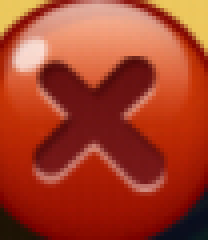
#> input picture assets/resource/image/mobile_ads/奖励弹窗_关闭.png, 52 x 60 px (shown 4 times larger)
$ python star_detector_probe.py '../assets/resource/image/mobile_ads/奖励弹窗_关闭.png'
#> lines starting #> are read from the running program, lines starting #| are printed output that depends on the picture; after the words box and inside, x2 and y2 are one past the last pixel; in counts of white or black regions, pixels touching at a corner belong together
import sys

import cv2
import numpy as np


def boxes(path):
    image = cv2.imread(path)
#> image is the input picture: shape (60, 52, 3); mean B, G, R 39.4, 62.8, 166.2
    hsv = cv2.cvtColor(image, cv2.COLOR_BGR2HSV)
#> hsv: shape (60, 52, 3); mean H, S, V 13.8, 202.4, 166.6
    mask = cv2.inRange(hsv, (12, 40, 165), (38, 195, 255))
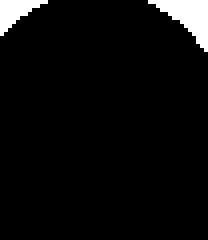
#> mask: shape (60, 52) (shown 4 times larger); 4.6% white; 2 white regions, box (x1, y1, x2, y2) and area: (37, 0, 52, 13) 90, (0, 0, 12, 9) 52
    mask = cv2.morphologyEx(mask, cv2.MORPH_OPEN, (3, 3))
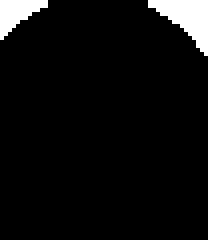
#> mask: shape (60, 52) (shown 4 times larger); 5.4% white; 2 white regions, box (x1, y1, x2, y2) and area: (37, 0, 52, 14) 105, (0, 0, 12, 10) 64
    mask = cv2.morphologyEx(mask, cv2.MORPH_CLOSE, (5, 5))
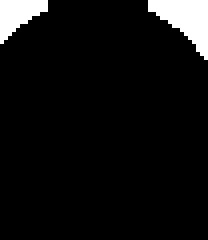
#> mask: shape (60, 52) (shown 4 times larger); 6.3% white; 2 white regions, box (x1, y1, x2, y2) and area: (37, 0, 52, 15) 120, (0, 0, 12, 11) 76
    count, labels, stats, _ = cv2.connectedComponentsWithStats(mask)
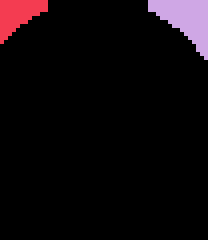
#> labels: shape (60, 52) int32 (shown 4 times larger); 3 distinct labels, from 0 to 2; one colour per label, 0 black
#> count = 3; stats = [[0, 0, 52, 60, 2924], [0, 0, 12, 11, 76], [37, 0, 15, 15, 120]]
    result = []
    for i in range(1, count):
        x, y, w, h, area = map(int, stats[i])
        if 32 <= w <= 105 and 32 <= h <= 105:
            aspect = w / h
            fill = area / (w * h)
            if 0.60 <= aspect <= 1.70 and 0.38 <= fill <= 0.92 and area >= 1000:
                result.append((x, y, w, h, area, round(fill, 3)))
#> this loop made 2 passes
#> after the loop, result = []
    return result


for path in sys.argv[1:]:
    print(path, boxes(path))


def feature_boxes(template_paths, paths):
    sift = cv2.SIFT_create()
    descriptors = []
    for template_path in template_paths:
        template = cv2.imread(template_path)
        template_gray = cv2.cvtColor(template, cv2.COLOR_BGR2GRAY)
        kp1, desc1 = sift.detectAndCompute(template_gray, None)
        descriptors.append((template_path, template_gray, kp1, desc1))
    for path in paths:
        image = cv2.imread(path)
        gray = cv2.cvtColor(image, cv2.COLOR_BGR2GRAY)
        kp2, desc2 = sift.detectAndCompute(gray, None)
        best = None
        for template_path, template_gray, kp1, desc1 in descriptors:
            matches = cv2.BFMatcher().knnMatch(desc1, desc2, k=2)
            good = [m for m, n in (pair for pair in matches if len(pair) == 2) if m.distance < 0.75 * n.distance]
            if len(good) < 4:
                continue
            src = np.float32([kp1[m.queryIdx].pt for m in good]).reshape(-1, 1, 2)
            dst = np.float32([kp2[m.trainIdx].pt for m in good]).reshape(-1, 1, 2)
            matrix, inliers = cv2.findHomography(src, dst, cv2.RANSAC, 5.0)
            if matrix is None or inliers is None or int(inliers.sum()) < 4:
                continue
            score = int(inliers.sum())
            if best is None or score > best[0]:
                h, w = template_gray.shape
                corners = np.float32([[0, 0], [w, 0], [w, h], [0, h]]).reshape(-1, 1, 2)
                projected = cv2.perspectiveTransform(corners, matrix).reshape(-1, 2)
                x, y = projected.min(axis=0)
                right, bottom = projected.max(axis=0)
                best = (score, len(good), template_path, [round(x), round(y), round(right - x), round(bottom - y)])
        print(path, best)


if __name__ == "__main__":
    masked = [
        ("debug_frames/f01.png", (1040, 168, 68, 68), "debug_star_masked_1.png"),
        ("debug_frames/f03.png", (1054, 134, 72, 72), "debug_star_masked_3.png"),
        ("debug_frames/f05.png", (955, 78, 68, 68), "debug_star_masked_5.png"),
        ("debug_star_clicked2.png", (978, 238, 67, 67), "debug_star_masked_pose2.png"),
        ("debug_star_clicked3.png", (312, 202, 62, 60), "debug_star_masked_pose3.png"),
    ]
    for src, (x, y, w, h), out in masked:
#> (the run stopped early here; a loop or call above may not have finished)
